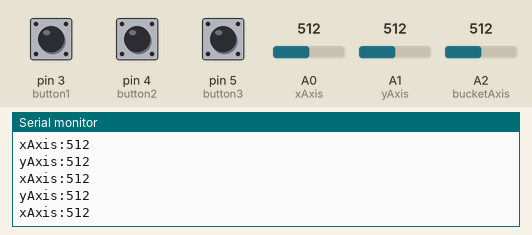
Bench run of a sketch on a simulated Arduino Uno, built with avr-gcc and run on an emulated ATmega328P. On the bench: the last lines printed to the serial monitor. The inputs (shaded band) are chosen by the test bench; at power-on: A0 (xAxis) = 512, pin 3 (button1) HIGH, pin 4 (button2) HIGH, pin 5 (button3) HIGH, A1 (yAxis) = 512, A2 (bucketAxis) = 512. No radio packets arrive unless stated.

Above: at 7.2 s.
7.3 s: A0 (xAxis) set to 1011
At 8.2 s:
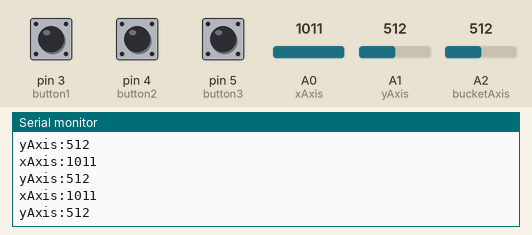
10.3 s: A0 (xAxis) set to 984
At 11.4 s:
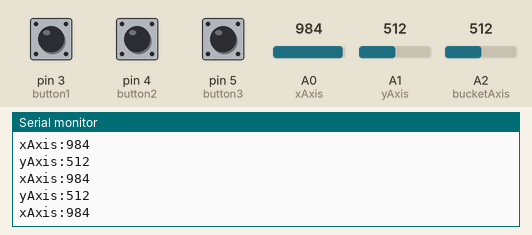
Timing chart, 0 to 13.3 s (numbered marks = the images above; inputs shaded):
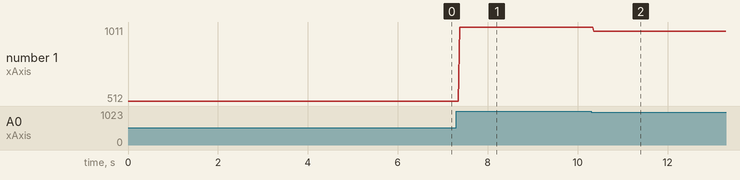

Measured:
- the behaviour switches between 1000 and 999 on A0 (xAxis) (found by bisection; images 1 and 2)
- after the input at 7.3 s, the serial monitor: prints a new line after 0.07 s (image 1)
- after the input at 10.3 s, the serial monitor: prints a new line after 0.06 s (image 2)
- plotted number 1: 512 → 1011 after the input at 7.3 s, 1011 → 984 after the input at 10.3 s

The sketch:

transmitter.ino
```cpp
#include <SPI.h>
#include <nRF24L01.h>
#include <RF24.h>

RF24 radio(7, 8); // CE, CSN

const byte address[6] = "00001";

// Max size of this struct is 32 bytes - NRF24L01 buffer limit
struct Data_Package {
  int xAxis = 1024;
  int yAxis = 1024;
  int bucketAxis = 1024;
  int buttonPressed = 0;
  int pass = 1234;
};

//TANK
int xAxis = A0;
int yAxis = A1;
//TANK

//BUCKET
int bucketAxis = A2;
//BUCKET
int groundbutton = 2;

int button1 = 3;
int button2 = 4;
int button3 = 5;


Data_Package data; // Create a variable with the above structure

void setup() {
  Serial.begin(9600);
  radio.begin();
  radio.openWritingPipe(address);
  radio.setPALevel(RF24_PA_MIN);
  radio.stopListening();

  pinMode(xAxis, INPUT);
  pinMode(yAxis, INPUT);
  pinMode(bucketAxis, INPUT);


  pinMode(button1, INPUT_PULLUP);
  pinMode(button2, INPUT_PULLUP);
  pinMode(button3, INPUT_PULLUP);
}

void loop() {
//Set different speed depending on what button was pressed
if(digitalRead(button1) == LOW)
{
  data.buttonPressed = 1;
}
if(digitalRead(button2) == LOW)
{
  data.buttonPressed = 2;
}
if(digitalRead(button3) == LOW)
{
  data.buttonPressed = 3;
}

//Serial.println(data.buttonPressed);
//Read data from controls and assign it to the construct
data.xAxis = analogRead(xAxis);
data.yAxis = analogRead(yAxis);
data.bucketAxis = analogRead(bucketAxis);
Serial.print("xAxis:");
Serial.println(analogRead(xAxis));
Serial.print("yAxis:");
Serial.println(analogRead(yAxis));

//Send the construct through nRF24L01
radio.write(&data, sizeof(Data_Package));

}
```
